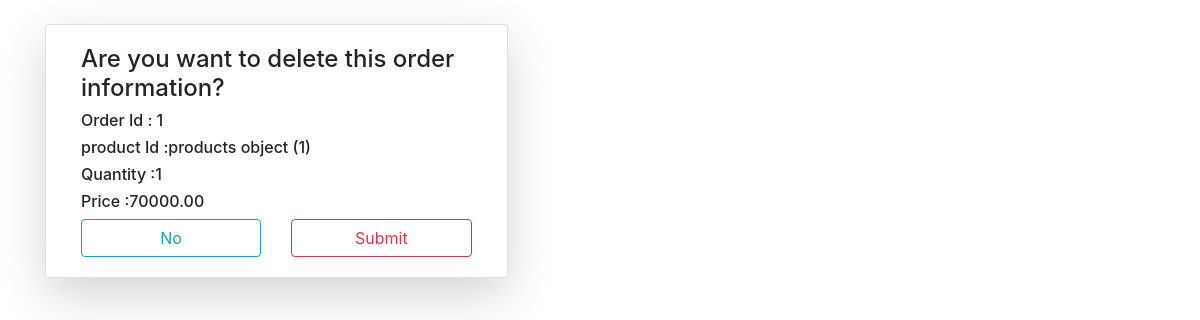
/odldel/1/, run on the app's committed database.
### retail/models.py (models this page shows)
class orderdetails(models.Model):
	orderdetailid=models.IntegerField(primary_key=True)
	orderid=models.ForeignKey(orders,on_delete=models.CASCADE)
	productid=models.ForeignKey(products,on_delete=models.CASCADE)
	quantity=models.IntegerField()
	price=models.DecimalField(max_digits=10,decimal_places=2)

class products(models.Model):
	productid=models.IntegerField(primary_key=True)
	productname=models.CharField(max_length=255)
	productdescription=models.CharField(max_length=255)
	productprice=models.DecimalField(max_digits=10,decimal_places=2)
	productimage=models.ImageField(upload_to='images/')

### retail/views.py (the view)
# urls.py: path('odldel/<int:p>/',views.orderdetaildel,name="orderdetaildel"),
def orderdetaildel(request,p):
	n = orderdetails.objects.get(orderdetailid=p)
	if request.method == "POST":
		n.delete()
		return redirect('odellist')
	return render(request,'tnr/orderdetaildel.html',{'z':n})

### retail/templates/tnr/orderdetaildel.html (shortened to what this page needs)
{% load static %}
<!DOCTYPE html>
<html>
<head>
	<link rel="stylesheet" type="text/css" href="{% static 'css/bootstrap.min.css' %}">
</head>
<body>
	<div class="container mt-4">
		<div class="card col-md-5 ma-auto shadow-lg">
			<div class="card-body">
				<h4>Are you want to delete this order information?</h4>
				<h6>Order Id : {{z.orderdetailid}}</h6>
				<h6>product Id    :{{z.productid}}</h6>
				<h6>Quantity :{{z.quantity}}</h6>
				<h6>Price :{{z.price}}</h6>
				<form method="post">
					<div class="row">
						<div class="col">
							<a href="{% url 'odellist' %}" class="form-control btn btn-outline-info">No</a>
						</div>
						<div class="col">
							<input type="submit" valu="Yes" class="btn btn-outline-danger form-control">
						</div>
					</div>
				</form>
			</div>
		</div>
	</div>
</body>
</html>

### data on the page
orderdetails: orderdetailid "1", productid "products object (1)", quantity "1", price "70000.00"
